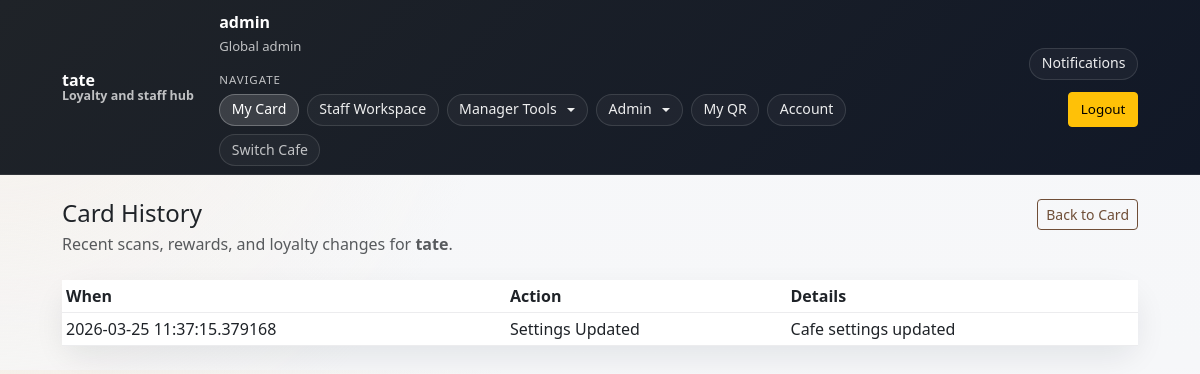
Page /card/history (signed in) on the committed database.
### models.py (models this page shows)
class Cafe(db.Model):
    __tablename__ = "cafes"
    id = db.Column(db.Integer, primary_key=True)
    name = db.Column(db.String(120), nullable=False)
    slug = db.Column(db.String(80), unique=True, nullable=False, index=True)
    is_active = db.Column(db.Boolean, nullable=False, default=True)
    is_archived = db.Column(db.Boolean, nullable=False, default=False)
    created_at = db.Column(db.DateTime, nullable=False, default=datetime.utcnow)
    logo_url = db.Column(db.String(500), nullable=True)
    accent_color = db.Column(db.String(20), nullable=False, default="#6f4e37")
    secondary_color = db.Column(db.String(20), nullable=False, default="#f5ede3")
    theme_mode = db.Column(db.String(20), nullable=False, default="light")   # light | dark | coffee | modern
    card_style = db.Column(db.String(20), nullable=False, default="rounded") # rounded | minimal | bold
    public_location = db.Column(db.String(255), nullable=True)
    public_opening_hours = db.Column(db.String(255), nullable=True)
    public_join_instructions = db.Column(db.String(500), nullable=True)
    settings = db.relationship(
        "CafeSettings",
        back_populates="cafe",
        uselist=False,
        cascade="all, delete-orphan",
    )
    members = db.relationship(
        "CafeMember",
        back_populates="cafe",
        cascade="all, delete-orphan",
    )
    loyalty_cards = db.relationship(
        "LoyaltyCard",
        back_populates="cafe",
        cascade="all, delete-orphan",
    )
    activity_logs = db.relationship(
        "ActivityLog",
        back_populates="cafe",
        cascade="all, delete-orphan",
    )
    invites = db.relationship(
        "StaffInvite",
        back_populates="cafe",
        cascade="all, delete-orphan",
    )
    reward_tiers = db.relationship(
        "RewardTier",
        back_populates="cafe",
        cascade="all, delete-orphan",
        order_by="RewardTier.points_required.asc()",
    )

class User(db.Model):
    __tablename__ = "users"
    id = db.Column(db.Integer, primary_key=True)
    username = db.Column(db.String(40), unique=True, nullable=False, index=True)
    email = db.Column(db.String(255), unique=True, nullable=False, index=True)
    password_hash = db.Column(db.String(255), nullable=False)
    pending_email = db.Column(db.String(255), nullable=True)
    email_verified_at = db.Column(db.DateTime, nullable=True)
    requires_password_setup = db.Column(db.Boolean, nullable=False, default=False)
    requires_email_verification = db.Column(db.Boolean, nullable=False, default=False)
    is_active = db.Column(db.Boolean, nullable=False, default=True)
    is_global_admin = db.Column(db.Boolean, nullable=False, default=False)
    qr_token = db.Column(
        db.String(64),
        unique=True,
        nullable=False,
        default=lambda: secrets.token_urlsafe(32),
    )
    created_at = db.Column(db.DateTime, nullable=False, default=datetime.utcnow)
    memberships = db.relationship(
        "CafeMember",
        back_populates="user",
        cascade="all, delete-orphan",
    )
    loyalty_cards = db.relationship(
        "LoyaltyCard",
        back_populates="user",
        cascade="all, delete-orphan",
    )
    notifications = db.relationship(
        "Notification",
        back_populates="user",
        cascade="all, delete-orphan",
    )
    password_reset_tokens = db.relationship(
        "PasswordResetToken",
        back_populates="user",
        cascade="all, delete-orphan",
    )
    activity_as_actor = db.relationship(
        "ActivityLog",
        foreign_keys="ActivityLog.actor_user_id",
        back_populates="actor_user",
        cascade="all, delete-orphan",
    )
    activity_as_target = db.relationship(
        "ActivityLog",
        foreign_keys="ActivityLog.target_user_id",
        back_populates="target_user",
        cascade="all, delete-orphan",
    )

class ActivityLog(db.Model):
    __tablename__ = "activity_logs"
    id = db.Column(db.Integer, primary_key=True)
    cafe_id = db.Column(db.Integer, db.ForeignKey("cafes.id"), nullable=False, index=True)
    actor_user_id = db.Column(db.Integer, db.ForeignKey("users.id"), nullable=True, index=True)
    target_user_id = db.Column(db.Integer, db.ForeignKey("users.id"), nullable=False, index=True)
    action = db.Column(db.String(40), nullable=False, index=True)
    stamp_delta = db.Column(db.Integer, nullable=False, default=0)
    points_delta = db.Column(db.Integer, nullable=False, default=0)
    note = db.Column(db.String(255), nullable=True)
    created_at = db.Column(db.DateTime, nullable=False, default=datetime.utcnow, index=True)
    cafe = db.relationship("Cafe", back_populates="activity_logs")
    actor_user = db.relationship("User", foreign_keys=[actor_user_id], back_populates="activity_as_actor")
    target_user = db.relationship("User", foreign_keys=[target_user_id], back_populates="activity_as_target")

### app.py (the view)
    @app.get("/card/history")
    @require_login
    @require_cafe_selected
    def card_history():
        u = current_user()
        cafe = current_cafe()
        return render_card_history_page_for_user(u, cafe)

### app.py (called while the page is built, shortened)
def ensure_global_settings() -> GlobalSettings:
    settings = db.session.get(GlobalSettings, 1)
    if settings:
        return settings
    settings = GlobalSettings(id=1)
    db.session.add(settings)
    db.session.commit()
    return settings

def ensure_email_settings() -> EmailSettings:
    settings = db.session.get(EmailSettings, 1)
    if settings:
        return settings

def cafe_is_available(cafe: Cafe | None) -> bool:
    return bool(cafe and cafe.is_active and not getattr(cafe, "is_archived", False))

def normalize_phone(phone_number: str) -> str:
    return re.sub(r"\D+", "", phone_number or "")

def normalize_email(email: str) -> str:
    return (email or "").strip().lower()

def get_user_contact(user_id: int) -> UserContact | None:
    return UserContact.query.filter_by(user_id=user_id).first()

def get_blocked_contact(*, email: str | None = None, phone_number: str | None = None) -> BlockedContact | None:
    normalized_email = normalize_email(email or "")
    if normalized_email:
        blocked_email = BlockedContact.query.filter_by(block_type="email", normalized_value=normalized_email).first()
        if blocked_email:
            return blocked_email
    normalized_phone = normalize_phone(phone_number or "")
    if normalized_phone:
        blocked_phone = BlockedContact.query.filter_by(block_type="phone", normalized_value=normalized_phone).first()
        if blocked_phone:
            return blocked_phone
    return None

def get_user_block(user: User | None) -> BlockedContact | None:
    if not user:
        return None
    contact = get_user_contact(user.id)
    return get_blocked_contact(email=user.email, phone_number=contact.phone_number if contact else None)

### templates/card_history.html
{% extends "base.html" %}
{% block content %}
<div class="d-flex justify-content-between align-items-start flex-wrap gap-3 mb-4">
  <div>
    <h1 class="h4 mb-1">Card History</h1>
    <p class="text-muted mb-0">Recent scans, rewards, and loyalty changes for <strong>{{ active_cafe.name }}</strong>.</p>
  </div>
  <a class="btn btn-outline-primary btn-sm" href="{{ url_for('cafe_card', cafe_slug=active_cafe.slug) }}">Back to Card</a>
</div>
<div class="card shadow-sm border-0">
  <div class="card-body p-0">
    {% if history %}
      <div class="table-responsive">
        <table class="table table-sm align-middle mb-0">
          <thead>
            <tr>
              <th>When</th>
              <th>Action</th>
              <th>Details</th>
            </tr>
          </thead>
          <tbody>
            {% for item in history %}
              <tr>
                <td>{{ item.created_at }}</td>
                <td>{{ item.action.replace('_', ' ').title() }}</td>
                <td>{{ item.note or 'No details' }}</td>
              </tr>
            {% endfor %}
          </tbody>
        </table>
      </div>
    {% else %}
      <div class="p-4 text-muted">No activity yet for this cafe.</div>
    {% endif %}
  </div>
</div>
{% endblock %}

### templates/base.html (shortened to what this page needs)
<!doctype html>
<html lang="en">
<head>
<link href="https://cdn.jsdelivr.net/npm/bootstrap@5.3.3/dist/css/bootstrap.min.css" rel="stylesheet">
</head>
<body class="theme-{{ active_cafe.theme_mode if active_cafe else 'light' }} card-{{ active_cafe.card_style if active_cafe else 'rounded' }}">
<nav class="navbar navbar-expand-lg navbar-dark sticky-top">
<div class="container main-container">
<a class="navbar-brand fw-semibold" href="{{ url_for('index') }}">
<span class="brand-copy">
<span class="brand-title">{{ active_cafe.name if active_cafe else (global_settings.site_name if global_settings else 'Coffee Loyalty') }}</span>
<span class="brand-subtitle">
{% if active_cafe %}
Loyalty and staff hub
{% else %}
Cafe rewards and team tools
{% endif %}
</span>
</span>
</a>
<div class="collapse navbar-collapse" id="navMenu">
<div class="nav-layout ms-lg-4">
{% if me %}
<div class="nav-cluster">
<div class="nav-status" aria-label="Current account">
<strong>{{ me.username }}</strong>
<span>
{% if me_is_admin %}
Global admin
{% elif me_membership %}
{{ 'Cafe Owner' if me_membership.role == 'owner' else me_membership.role|capitalize }} at {{ active_cafe.name if active_cafe else 'selected cafe' }}
{% elif active_cafe %}
Customer at {{ active_cafe.name }}
{% else %}
Signed in
{% endif %}
</span>
</div>
<div class="nav-stack" aria-label="Workspace navigation">
<div class="nav-group-label">Navigate</div>
<div class="nav-menu-group">
{% if active_cafe %}
<a class="nav-chip {% if request.endpoint in ['card', 'card_history', 'open_card', 'cafe_card', 'cafe_history'] %}active{% endif %}"
href="{{ url_for('cafe_card', cafe_slug=active_cafe.slug) }}"
aria-current="{% if request.endpoint in ['card', 'card_history'] %}page{% endif %}">
My Card
</a>
{% endif %}
{% if active_cafe and (me_is_admin or (me_membership and me_membership.role in ['staff','manager','owner'])) %}
<a class="nav-chip {% if request.endpoint in ['staff_home', 'cafe_staff'] %}active{% endif %}"
href="{{ url_for('cafe_staff', cafe_slug=active_cafe.slug) }}"
aria-current="{% if request.endpoint in ['staff_home', 'cafe_staff'] %}page{% endif %}">
Staff Workspace
</a>
{% endif %}
{% if active_cafe and (me_is_admin or (me_membership and me_membership.role in ['manager', 'owner'])) %}
<div class="dropdown">
<button class="nav-chip nav-dropdown-toggle dropdown-toggle "
type="button"
data-bs-toggle="dropdown"
aria-expanded="false">
Manager Tools
</button>
</div>
{% endif %}
{% if me_is_admin %}
<div class="dropdown">
<button class="nav-chip nav-dropdown-toggle dropdown-toggle {% if request.endpoint in ['admin_create_cafe', 'admin_users', 'admin_global_settings', 'admin_cafes'] %}active{% endif %}"
type="button"
data-bs-toggle="dropdown"
aria-expanded="false">
Admin
</button>
</div>
{% endif %}
{% if active_cafe %}
<a class="nav-chip {% if request.endpoint == 'my_qr' %}active{% endif %}"
href="{{ url_for('my_qr') }}"
aria-current="{% if request.endpoint == 'my_qr' %}page{% endif %}">
My QR
</a>
{% endif %}
<a class="nav-chip {% if request.endpoint == 'account' %}active{% endif %}"
href="{{ url_for('account') }}"
aria-current="{% if request.endpoint == 'account' %}page{% endif %}">
Account
</a>
<a class="nav-chip nav-chip-muted {% if request.endpoint == 'select_cafe' %}active{% endif %}"
href="{{ url_for('select_cafe') }}"
aria-current="{% if request.endpoint == 'select_cafe' %}page{% endif %}">
Switch Cafe
</a>
</div>
</div>
</div>
<div class="nav-cluster justify-content-lg-end">
<div class="dropdown">
<button class="nav-chip nav-dropdown-toggle {% if unread_notifications %}active{% endif %}"
type="button"
data-bs-toggle="dropdown"
aria-expanded="false"
aria-label="Notifications">
Notifications
</button>
</div>
<form method="post"
action="{{ url_for('logout') }}"
class="m-0">
<button class="btn btn-warning btn-sm">Logout</button>
</form>
</div>
{% endif %}
</div>
</div>
</div>
</nav>
<main class="container main-container py-4" id="main-content" tabindex="-1">
{% block content %}{% endblock %}
</main>
</body>
</html>

### rows in the picture
Cafe: name "tate"
User: username "admin"
ActivityLog: created_at "2026-03-25 11:37:15.379168", action.replace "Settings Updated", note "Cafe settings updated"
